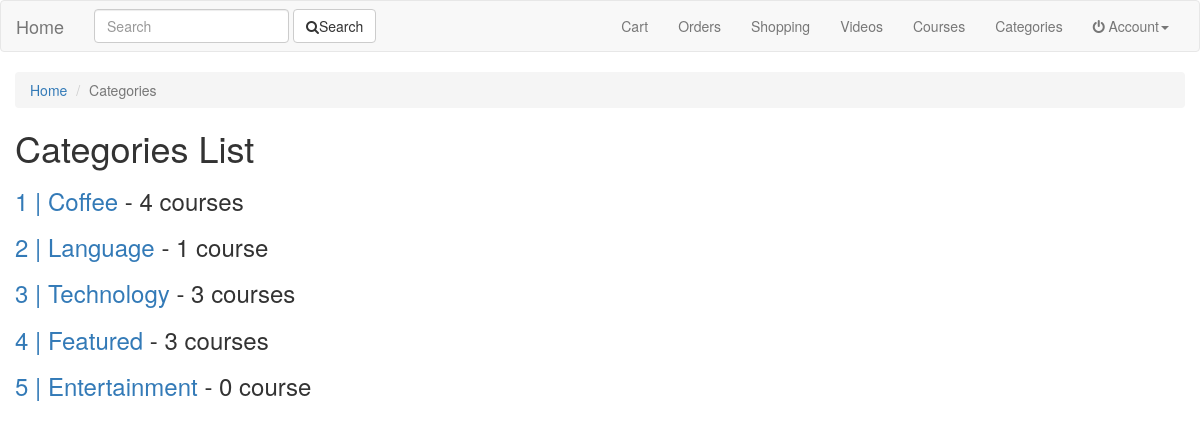
Page /categories/ on the committed database.
### categories/models.py (models this page shows, shortened)
class Category(models.Model):
	video 		= models.ForeignKey(Video, null=True, blank=True)
	title 		= models.CharField(max_length=120)
	slug 		= models.SlugField(blank=True)
	description = models.TextField()
	active 		= models.BooleanField(default=True)
	updated 	= models.DateTimeField(auto_now=True)
	timestamp 	= models.DateTimeField(auto_now_add=True)
	objects = CategoryManager()
	class Meta:
		verbose_name = "Category"
		verbose_name_plural = "Categories"
	def get_absolute_url(self):
		return reverse("categories:detail", kwargs={"slug": self.slug})

### categories/views.py (the view)
class CategoryListView(ListView):
	queryset = Category.objects.all()

### courses/models.py (called while the page is built)
	def get_queryset(self):
		return CourseQuerySet(self.model, using=self._db)

### search/templatetags/search_form.py (called while the page is built)
@register.inclusion_tag("search/snippets/search_form.html")
def search_form(request, navbar=False):
	return {"request": request, "navbar": navbar}

### categories/templates/categories/category_list.html
{% extends 'base.html' %} {% block title %} Videos List | {{ block.super }} {% endblock %} {% block content %}
<ol class="breadcrumb">
  <li><a href="{% url 'home' %}">Home</a></li>
  <li class="active">Categories</li>
</ol>
<h1>Categories List</h1>
{% for category in object_list %}
<h3>
    <a href="{{ category.get_absolute_url }}">{{ category.id }} | {{ category.title }}</a> - {{ category.courses_length }}{% if category.courses_length > 1 %} courses {% else %} course {% endif %}
</h3>
{% endfor %} {% endblock %}

### rows in the picture
Category: id "1", title "Coffee", courses_length "4"
Category: id "2", title "Language", courses_length "1"
Category: id "3", title "Technology", courses_length "3"
Category: id "4", title "Featured", courses_length "3"
Category: id "5", title "Entertainment", courses_length "0"
